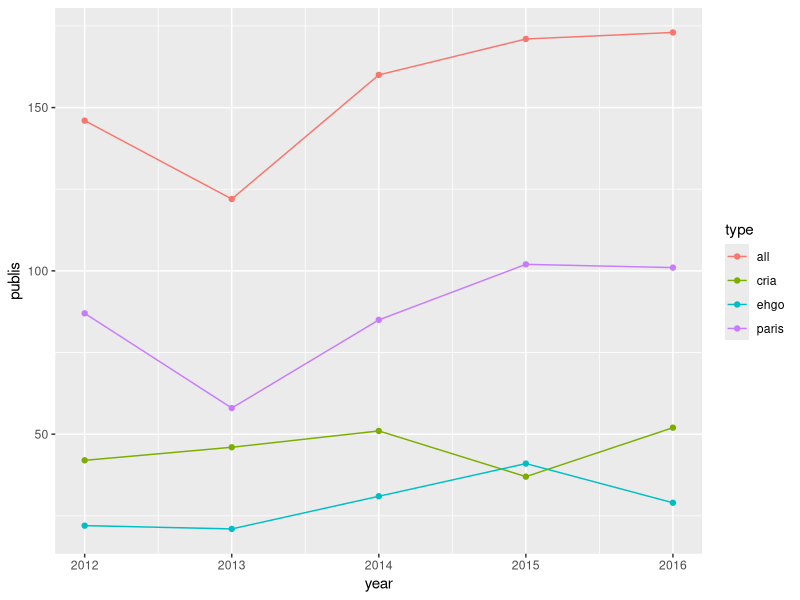
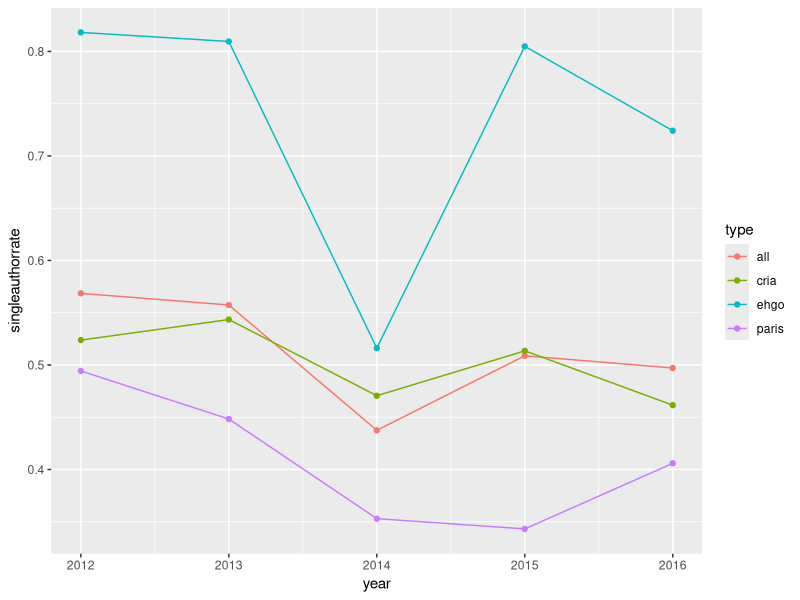
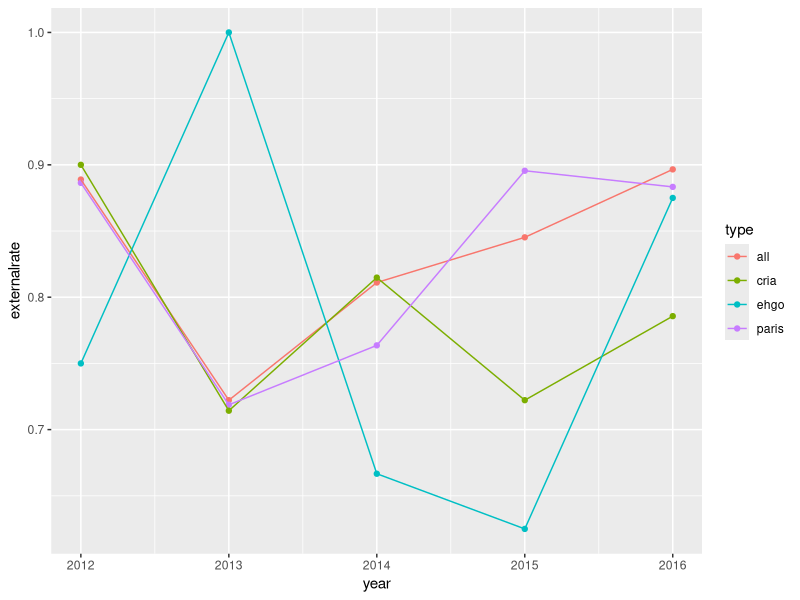
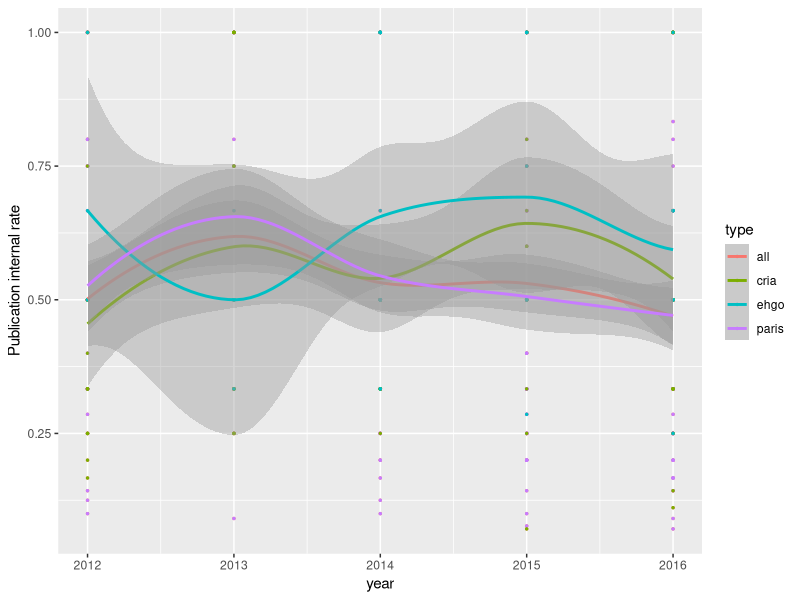
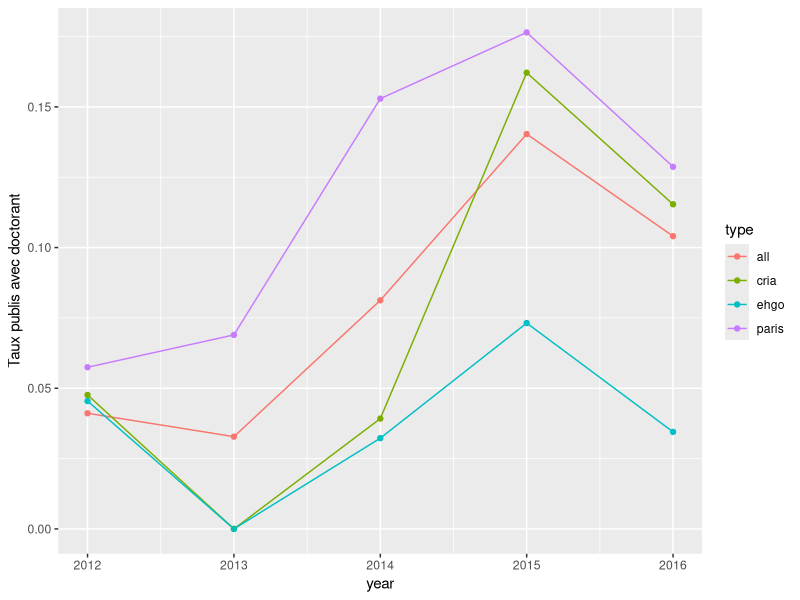
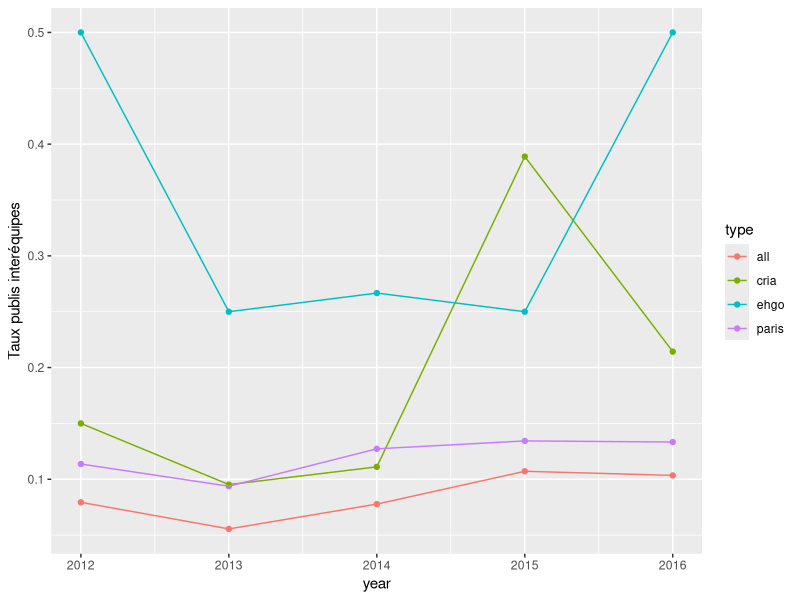
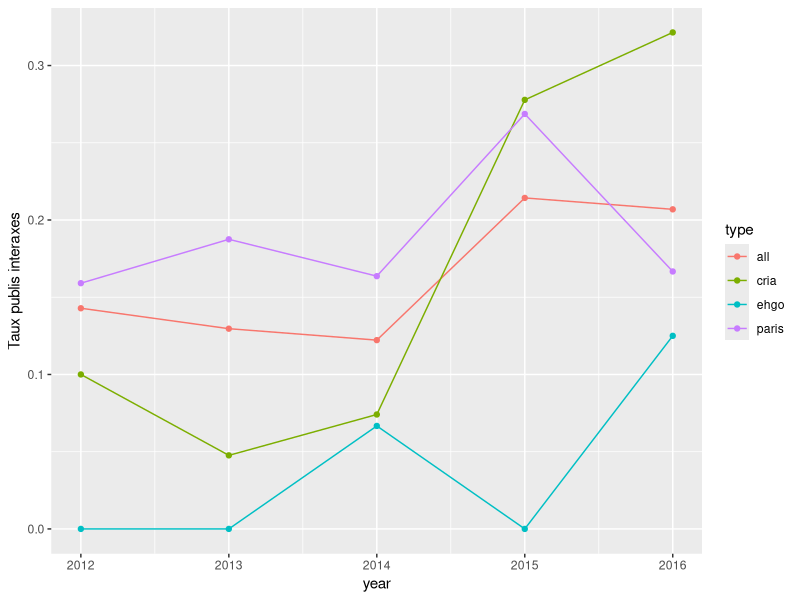
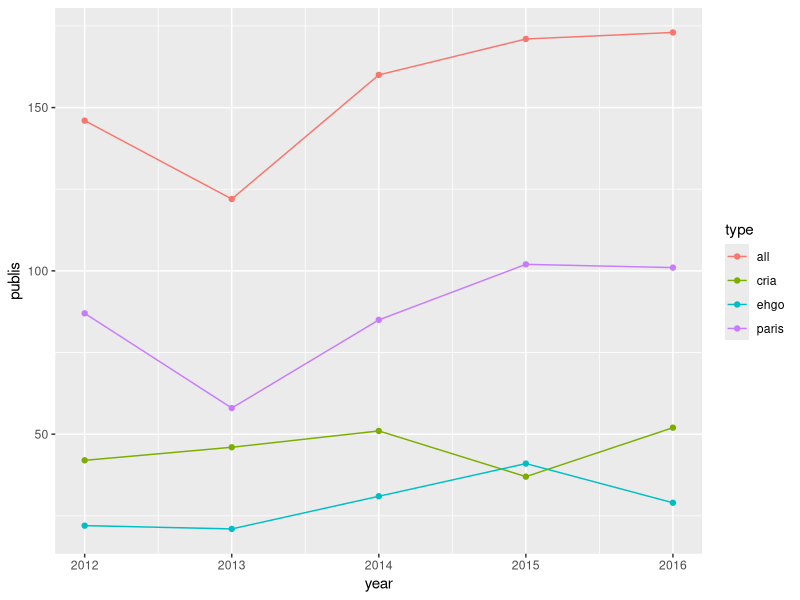

Here is the R script that generated these plots, in order: (Note: this script raises an error after producing the figures.)

# simplified analysis

# load data


library(dplyr)
library(ggplot2)


setwd(paste0(Sys.getenv('CS_HOME'),'/Misc/AnalyseGeocites/Models'))
resdir = paste0(Sys.getenv('CS_HOME'),'/Misc/AnalyseGeocites/Results/measures/')

# authors
authors <- as.tbl(read.csv('data/authors_desamb.csv',sep=";",stringsAsFactors = FALSE))
# publications
publis <- as.tbl(read.csv('data/publications.csv',sep=";",stringsAsFactors = FALSE))
# authorship
authorship <- as.tbl(read.csv('data/authorship.csv',sep=";",stringsAsFactors = FALSE))
authorship = authorship[sapply(authorship$AuteurDesamb,nchar)>0,]

# pour les revues à comité de lecture, des ouvrages et chapitres d'ouvrages, des actes de conférences à comité de lecture
publitypes = c("article_revue","article","ouvrage","chapitre","proceedings","actes_congres_national","dir_ouvrage")
years = 2012:2016

publis = publis[publis$typepubli%in%publitypes,]

# nbr publis
nrow(publis)

team_authorship = left_join(authorship,authors,by=c('AuteurDesamb'='NOM'))
team_authorship$EQUIPE[is.na(team_authorship$EQUIPE)]="EXT"
team_authorship$STATUT[is.na(team_authorship$STATUT)]=666
team_authorship = team_authorship[team_authorship$id_article%in%publis$id&team_authorship$EQUIPE!=""&team_authorship$id_article!=6522,] # 6522 : side effect of removing desjardins ; only one with one ext left alone.
# multi team ?
#duplicated(team_authorship[,1:2])
byteam = team_authorship%>%group_by(id_article)%>%
  summarise(paris=as.numeric(sum(as.numeric("P.A.R.I.S"%in%EQUIPE))>0),
            cria=as.numeric(sum(as.numeric("C.R.I.A"%in%EQUIPE))>0),
            ehgo=as.numeric(sum(as.numeric("E.H.GO"%in%EQUIPE))>0),
            internonly=as.numeric(prod(as.numeric(AuteurDesamb%in%authors$NOM))==1),
            nbauthorsintern = sum(as.numeric(AuteurDesamb%in%authors$NOM)),
            nbauthors = n(),
            nbequipes = length(unique(EQUIPE[EQUIPE!="EXT"])), # ! remove NAs !
            withDoctorant = as.numeric(1%in%STATUT),
            onlyDoctorants = prod(STATUT)==1
            )

# add nb axes
nbaxes = sapply(publis$axe, function(s){length(strsplit(s,split=',')[[1]])})
publis$nbaxes=nbaxes
byteam=left_join(byteam,publis[,c(1,4,9)],by=c('id_article'='id'))


# count by teams
nrow(byteam)
sum(byteam$paris)
sum(byteam$cria)
sum(byteam$ehgo)

# same by year
counts = c();cyears=c();types=c()
for(year in years){
  counts=append(counts,length(which(byteam$year==year)));types=append(types,'all');cyears=append(cyears,year)
  counts=append(counts,length(which(byteam$year==year&byteam$paris>0)));types=append(types,'paris');cyears=append(cyears,year)
  counts=append(counts,length(which(byteam$year==year&byteam$cria>0)));types=append(types,'cria');cyears=append(cyears,year)
  counts=append(counts,length(which(byteam$year==year&byteam$ehgo>0)));types=append(types,'ehgo');cyears=append(cyears,year)
}
ggplot(data.frame(publis=counts,year=cyears,type=types),aes(x=year,y=publis,col=type,group=type))+geom_point()+geom_line()
ggsave(filename = paste0(resdir,'publi_count.pdf'),width=15,height=10,units = 'cm')


# number of authors
#team_authorship %>% group_by(id_article)%>%summarise(nbauthors = n())
100*length(which(byteam$nbauthors==1))/nrow(byteam)
100*length(which(byteam$nbauthors==1&byteam$paris>0))/sum(byteam$paris)
100*length(which(byteam$nbauthors==1&byteam$cria>0))/sum(byteam$cria)
100*length(which(byteam$nbauthors==1&byteam$ehgo>0))/sum(byteam$ehgo)

# same by year
counts = c();cyears=c();types=c()
for(year in years){
  counts=append(counts,length(which(byteam$nbauthors==1&byteam$year==year))/length(which(byteam$year==year)));types=append(types,'all');cyears=append(cyears,year)
  counts=append(counts,length(which(byteam$nbauthors==1&byteam$paris>0&byteam$year==year))/sum(byteam$paris[byteam$year==year]));types=append(types,'paris');cyears=append(cyears,year)
  counts=append(counts,length(which(byteam$nbauthors==1&byteam$cria>0&byteam$year==year))/sum(byteam$cria[byteam$year==year]));types=append(types,'cria');cyears=append(cyears,year)
  counts=append(counts,length(which(byteam$nbauthors==1&byteam$ehgo>0&byteam$year==year))/sum(byteam$ehgo[byteam$year==year]));types=append(types,'ehgo');cyears=append(cyears,year)
}
ggplot(data.frame(singleauthorrate=counts,year=cyears,type=types),aes(x=year,y=singleauthorrate,col=type,group=type))+geom_point()+geom_line()
ggsave(filename = paste0(resdir,'single_author_rate.pdf'),width=15,height=10,units = 'cm')




# intern - extern
#authorship$AuteurDesamb%in%authors$NOM
100*length(which(byteam$internonly!=1))/length(which(byteam$nbauthors>1))
100*length(which(byteam$internonly!=1&byteam$paris>0))/length(which(byteam$nbauthors>1&byteam$paris>0))
100*length(which(byteam$internonly!=1&byteam$cria>0))/length(which(byteam$nbauthors>1&byteam$cria>0))
100*length(which(byteam$internonly!=1&byteam$ehgo>0))/length(which(byteam$nbauthors>1&byteam$ehgo>0))


counts = c();cyears=c();types=c()
for(year in years){
  counts=append(counts,length(which(byteam$internonly!=1&byteam$year==year))/length(which(byteam$nbauthors>1&byteam$year==year)));types=append(types,'all');cyears=append(cyears,year)
  counts=append(counts,length(which(byteam$internonly!=1&byteam$paris>0&byteam$year==year))/length(which(byteam$nbauthors>1&byteam$paris>0&byteam$year==year))
);types=append(types,'paris');cyears=append(cyears,year)
  counts=append(counts,length(which(byteam$internonly!=1&byteam$cria>0&byteam$year==year))/length(which(byteam$nbauthors>1&byteam$cria>0&byteam$year==year))
);types=append(types,'cria');cyears=append(cyears,year)
  counts=append(counts,length(which(byteam$internonly!=1&byteam$ehgo>0&byteam$year==year))/length(which(byteam$nbauthors>1&byteam$ehgo>0&byteam$year==year))
);types=append(types,'ehgo');cyears=append(cyears,year)
}
ggplot(data.frame(externalrate=counts,year=cyears,type=types),aes(x=year,y=externalrate,col=type,group=type))+geom_point()+geom_line()
# NOTE : for ehgo in 2013, 3 publis only with nbauthors > 1
ggsave(filename = paste0(resdir,'external_rate.pdf'),width=15,height=10,units = 'cm')


# rate intern / nbauthors

rateall = byteam$nbauthorsintern[byteam$nbauthors>1]/byteam$nbauthors[byteam$nbauthors>1]
mean(rateall)
sd(rateall)

rateparis = byteam$nbauthorsintern[byteam$nbauthors>1&byteam$paris>0]/byteam$nbauthors[byteam$nbauthors>1&byteam$paris>0]
mean(rateparis)
sd(rateparis)

ratecria = byteam$nbauthorsintern[byteam$nbauthors>1&byteam$cria>0]/byteam$nbauthors[byteam$nbauthors>1&byteam$cria>0]
mean(ratecria)
sd(ratecria)

ratehgo = byteam$nbauthorsintern[byteam$nbauthors>1&byteam$ehgo>0]/byteam$nbauthors[byteam$nbauthors>1&byteam$ehgo>0]
mean(ratehgo)
sd(ratehgo)



rates = c();cyears=c();types=c()
for(year in years){
  allrows=byteam$nbauthors>1&byteam$year==year
  rates=append(rates,byteam$nbauthorsintern[allrows]/byteam$nbauthors[allrows]);types=append(types,rep('all',length(which(allrows))));cyears=append(cyears,rep(year,length(which(allrows))))
  parisrows=byteam$nbauthors>1&byteam$year==year&byteam$paris>0
  rates=append(rates,byteam$nbauthorsintern[parisrows]/byteam$nbauthors[parisrows]);types=append(types,rep('paris',length(which(parisrows))));cyears=append(cyears,rep(year,length(which(parisrows))))
  criarows=byteam$nbauthors>1&byteam$year==year&byteam$cria>0
  rates=append(rates,byteam$nbauthorsintern[criarows]/byteam$nbauthors[criarows]);types=append(types,rep('cria',length(which(criarows))));cyears=append(cyears,rep(year,length(which(criarows))))
  ehgorows=byteam$nbauthors>1&byteam$year==year&byteam$ehgo>0
  rates=append(rates,byteam$nbauthorsintern[ehgorows]/byteam$nbauthors[ehgorows]);types=append(types,rep('ehgo',length(which(ehgorows))));cyears=append(cyears,rep(year,length(which(ehgorows))))
}
ggplot(data.frame(publiinternrate=rates,year=cyears,type=types),aes(x=year,y=publiinternrate,color=type))+geom_point(size=0.5)+stat_smooth()+ylab("Publication internal rate")
ggsave(filename = paste0(resdir,'publiinternrate.pdf'),width=15,height=10,units = 'cm')



####
# proportion avec doctorants

#100*length(which(team_authorship$STATUT==1))/nrow(team_authorship)
100*length(which(byteam$withDoctorant==1))/nrow(byteam)
100*length(which(byteam$withDoctorant==1&byteam$paris>0))/sum(byteam$paris)
100*length(which(byteam$withDoctorant==1&byteam$cria>0))/sum(byteam$cria)
100*length(which(byteam$withDoctorant==1&byteam$ehgo>0))/sum(byteam$ehgo)

# doctorants seuls - un auteur
100*length(which(byteam$withDoctorant==1&byteam$nbauthors==1))/nrow(byteam)
100*length(which(byteam$withDoctorant==1&byteam$paris>0&byteam$nbauthors==1))/sum(byteam$paris)
100*length(which(byteam$withDoctorant==1&byteam$cria>0&byteam$nbauthors==1))/sum(byteam$cria)
100*length(which(byteam$withDoctorant==1&byteam$ehgo>0&byteam$nbauthors==1))/sum(byteam$ehgo)

# only doctorants - any authors
100*length(which(byteam$onlyDoctorants))/nrow(byteam)
100*length(which(byteam$onlyDoctorants&byteam$paris>0))/sum(byteam$paris)
100*length(which(byteam$onlyDoctorants&byteam$cria>0))/sum(byteam$cria)
100*length(which(byteam$onlyDoctorants&byteam$ehgo>0))/sum(byteam$ehgo)



counts= c();cyears=c();types=c()
for(year in years){
  counts=append(counts,length(which(byteam$withDoctorant==1&byteam$year==year))/length(which(byteam$year==year)));types=append(types,'all');cyears=append(cyears,year)
  counts=append(counts,length(which(byteam$withDoctorant==1&byteam$paris>0&byteam$year==year))/sum(byteam$paris[byteam$year==year]));types=append(types,'paris');cyears=append(cyears,year)
  counts=append(counts,length(which(byteam$withDoctorant==1&byteam$cria>0&byteam$year==year))/sum(byteam$cria[byteam$year==year]));types=append(types,'cria');cyears=append(cyears,year)
  counts=append(counts,length(which(byteam$withDoctorant==1&byteam$ehgo>0&byteam$year==year))/sum(byteam$ehgo[byteam$year==year]));types=append(types,'ehgo');cyears=append(cyears,year)
}
ggplot(data.frame(withdoctorantrate=counts,year=cyears,type=types),aes(x=year,y=withdoctorantrate,col=type,group=type))+geom_point()+geom_line()+ylab("Taux publis avec doctorant")
ggsave(filename = paste0(resdir,'taux_doctorant.pdf'),width=15,height=10,units = 'cm')


# effectif de doctorants par equipes
length(which(authors$STATUT==1))
length(which(authors$STATUT==1))/length(which(authors$MEMBRE==1))

length(which(authors$STATUT==1&authors$EQUIPE=="P.A.R.I.S"))
length(which(authors$STATUT==1&authors$EQUIPE=="P.A.R.I.S"))/length(which(authors$MEMBRE==1&authors$EQUIPE=="P.A.R.I.S"))
length(which(authors$STATUT==1&authors$EQUIPE=="C.R.I.A"))
length(which(authors$STATUT==1&authors$EQUIPE=="C.R.I.A"))/length(which(authors$MEMBRE==1&authors$EQUIPE=="C.R.I.A"))
length(which(authors$STATUT==1&authors$EQUIPE=="E.H.GO"))
length(which(authors$STATUT==1&authors$EQUIPE=="E.H.GO"))/length(which(authors$MEMBRE==1&authors$EQUIPE=="E.H.GO"))



####

# prop interequipes
100*length(which(byteam$nbequipes>1&byteam$nbauthors>1))/length(which(byteam$nbauthors>1))
#byteam[byteam$nbequipes==3,]
#data.frame(publis[publis$id==7216,])

100*length(which(byteam$nbequipes>1&byteam$nbauthors>1&byteam$paris>0))/length(which(byteam$nbauthors>1&byteam$paris>0))
100*length(which(byteam$nbequipes>1&byteam$nbauthors>1&byteam$cria>0))/length(which(byteam$nbauthors>1&byteam$cria>0))
100*length(which(byteam$nbequipes>1&byteam$nbauthors>1&byteam$ehgo>0))/length(which(byteam$nbauthors>1&byteam$ehgo>0))

# paris \inter cria length(which(byteam$nbauthors>1&byteam$paris>0&byteam$cria>0))
# paris \inter ehgo length(which(byteam$nbauthors>1&byteam$paris>0&byteam$ehgo>0))
# cria \inter ehgo length(which(byteam$nbauthors>1&byteam$cria>0&byteam$ehgo>0))
#length(which(byteam$nbequipes==1&byteam$nbauthors>1&byteam$paris>0))+
#  length(which(byteam$nbequipes==1&byteam$nbauthors>1&byteam$cria>0))+
#  length(which(byteam$nbequipes==1&byteam$nbauthors>1&byteam$ehgo>0))+
#  length(which(byteam$nbauthors>1&byteam$paris>0&byteam$cria>0))+
#  length(which(byteam$nbauthors>1&byteam$paris>0&byteam$ehgo>0))+
#  length(which(byteam$nbauthors>1&byteam$cria>0&byteam$ehgo>0))
#length(which(byteam$nbequipes==2&byteam$nbauthors>1&byteam$paris>0))
#length(which(byteam$nbauthors>1&byteam$paris>0))
#which(byteam$paris+byteam$cria+byteam$ehgo==0)


counts = c();cyears=c();types=c()
for(year in years){
  counts=append(counts,length(which(byteam$nbequipes>1&byteam$nbauthors>1&byteam$year==year))/length(which(byteam$nbauthors>1&byteam$year==year)));types=append(types,'all');cyears=append(cyears,year)
  counts=append(counts,length(which(byteam$nbequipes>1&byteam$nbauthors>1&byteam$paris>0&byteam$year==year))/length(which(byteam$nbauthors>1&byteam$paris>0&byteam$year==year))
);types=append(types,'paris');cyears=append(cyears,year)
  counts=append(counts,length(which(byteam$nbequipes>1&byteam$nbauthors>1&byteam$cria>0&byteam$year==year))/length(which(byteam$nbauthors>1&byteam$cria>0&byteam$year==year))
);types=append(types,'cria');cyears=append(cyears,year)
  counts=append(counts,length(which(byteam$nbequipes>1&byteam$nbauthors>1&byteam$ehgo>0&byteam$year==year))/length(which(byteam$nbauthors>1&byteam$ehgo>0&byteam$year==year))
);types=append(types,'ehgo');cyears=append(cyears,year)
}
ggplot(data.frame(interteam=counts,year=cyears,type=types),aes(x=year,y=interteam,col=type,group=type))+geom_point()+geom_line()+ylab("Taux publis interéquipes")
ggsave(filename = paste0(resdir,'tauxpublisinterequipe.pdf'),width=15,height=10,units = 'cm')




# prop interaxes
100*length(which(byteam$nbaxes>1&byteam$nbauthors>1))/length(which(byteam$nbauthors>1))

100*length(which(byteam$nbaxes>1&byteam$nbauthors>1&byteam$paris>0))/length(which(byteam$nbauthors>1&byteam$paris>0))
100*length(which(byteam$nbaxes>1&byteam$nbauthors>1&byteam$cria>0))/length(which(byteam$nbauthors>1&byteam$cria>0))
100*length(which(byteam$nbaxes>1&byteam$nbauthors>1&byteam$ehgo>0))/length(which(byteam$nbauthors>1&byteam$ehgo>0))

counts = c();cyears=c();types=c()
for(year in years){
  counts=append(counts,length(which(byteam$nbaxes>1&byteam$nbauthors>1&byteam$year==year))/length(which(byteam$nbauthors>1&byteam$year==year)));types=append(types,'all');cyears=append(cyears,year)
  counts=append(counts,length(which(byteam$nbaxes>1&byteam$nbauthors>1&byteam$paris>0&byteam$year==year))/length(which(byteam$nbauthors>1&byteam$paris>0&byteam$year==year))
  );types=append(types,'paris');cyears=append(cyears,year)
  counts=append(counts,length(which(byteam$nbaxes>1&byteam$nbauthors>1&byteam$cria>0&byteam$year==year))/length(which(byteam$nbauthors>1&byteam$cria>0&byteam$year==year))
  );types=append(types,'cria');cyears=append(cyears,year)
  counts=append(counts,length(which(byteam$nbaxes>1&byteam$nbauthors>1&byteam$ehgo>0&byteam$year==year))/length(which(byteam$nbauthors>1&byteam$ehgo>0&byteam$year==year))
  );types=append(types,'ehgo');cyears=append(cyears,year)
}
ggplot(data.frame(interaxe=counts,year=cyears,type=types),aes(x=year,y=interaxe,col=type,group=type))+geom_point()+geom_line()+ylab("Taux publis interaxes")
ggsave(filename = paste0(resdir,'tauxpublisinteraxes.pdf'),width=15,height=10,units = 'cm')




########
### Interaxes collaboration matrix

axes = unique(unlist(sapply(publis$axe[publis$id%in%byteam$id_article],function(s){strsplit(s,',')[[1]]})))
collabmatrix = matrix(0,length(axes),length(axes));rownames(collabmatrix)=axes;colnames(collabmatrix)=axes

for(axestr in publis$axe[publis$id%in%byteam$id_article]){
  if(nchar(axestr)>0){
    currentaxes = strsplit(axestr,',')[[1]];
    if(length(currentaxes)==1){collabmatrix[currentaxes[1],currentaxes[1]]=collabmatrix[currentaxes[1],currentaxes[1]]+1}
    else{for(i1 in 1:length(currentaxes)){for(i2 in 1:length(currentaxes)){collabmatrix[currentaxes[i1],currentaxes[i2]]=collabmatrix[currentaxes[i1],currentaxes[i2]]+1}}}
  }
}

write.table(collabmatrix,file = paste0(resdir,'axescollab.csv'),quote = FALSE,sep = ',',row.names = T,col.names = T)


###
## Modularities

allyears=2012:2016

names = authors$NOM
teamprobas = as.matrix(data.frame(paris = as.numeric(authors$EQUIPE=="P.A.R.I.S"),
                        cria = as.numeric(authors$EQUIPE=="C.R.I.A"),
                        ehgo=as.numeric(authors$EQUIPE=="E.H.GO")))
rownames(teamprobas)<-names

nrepet=50

mods= c();years=c();types=c()
rdmods=c();rdsdmods=c()
for(year in allyears){
  show(year)
  adjacency =coAuthorshipAdj(year)
  axesprobas = authorAxesProbas(year)#authorsProbas(V(g)$name,8,axes,c(year))
  #teamprobas = #authorsProbas(V(g)$name,6,teams,c(year))
  axeadj=adjacency[rownames(axesprobas),rownames(axesprobas)]
  mods=append(mods,overlappingmodularity(axesprobas,axeadj))
  mods=append(mods,overlappingmodularity(teamprobas,adjacency))
  years=append(years,c(year,year));types=append(types,c("axes","equipes"))
  # randomized networks
  ramod=c();rtmod=c()
  for(i in 1:nrepet){
    ramod=append(ramod,overlappingmodularity(axesprobas,axeadj[sample.int(nrow(axeadj)),sample.int(ncol(axeadj))]))
    rtmod=append(rtmod,overlappingmodularity(teamprobas,adjacency[sample.int(nrow(adjacency)),sample.int(ncol(adjacency))]))
  }
  rdmods=append(rdmods,mean(ramod));rdmods=append(rdmods,mean(rtmod))
  rdsdmods=append(rdsdmods,sd(ramod));rdsdmods=append(rdsdmods,sd(rtmod))
}

g=ggplot(data.frame(mod=mods,year=years,type=types,rdmod=rdmods,sdrdmod=rdsdmods))
g+geom_point(aes(x=year,y=mod,colour=type))+geom_line(aes(x=year,y=mod,colour=type,group=type))+
  geom_point(aes(x=year,y=rdmod,colour=type))+geom_line(aes(x=year,y=rdmod,colour=type,group=type),linetype=2)+
  geom_errorbar(aes(x=year,y=rdmod,ymin=rdmod-sdrdmod,ymax=rdmod+sdrdmod,colour=type),width=0.15)+
  ylab("Multiclass modularity")
  
